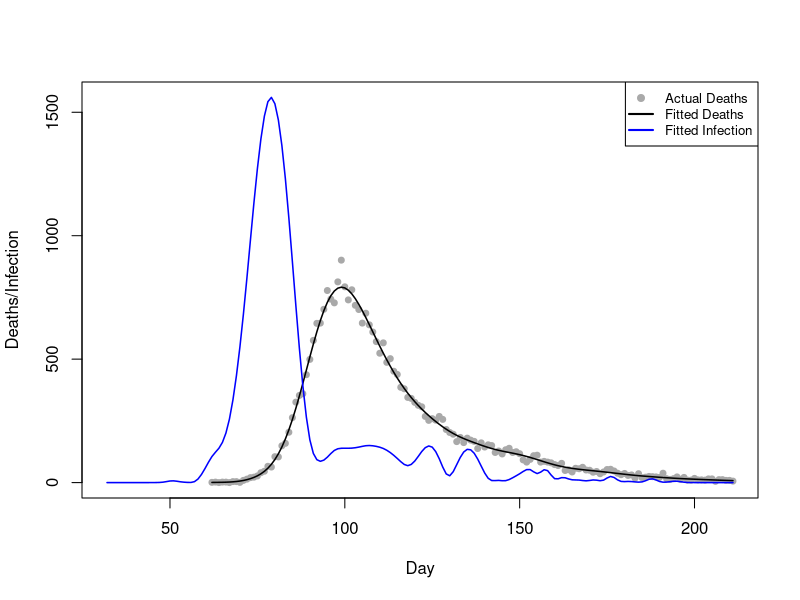
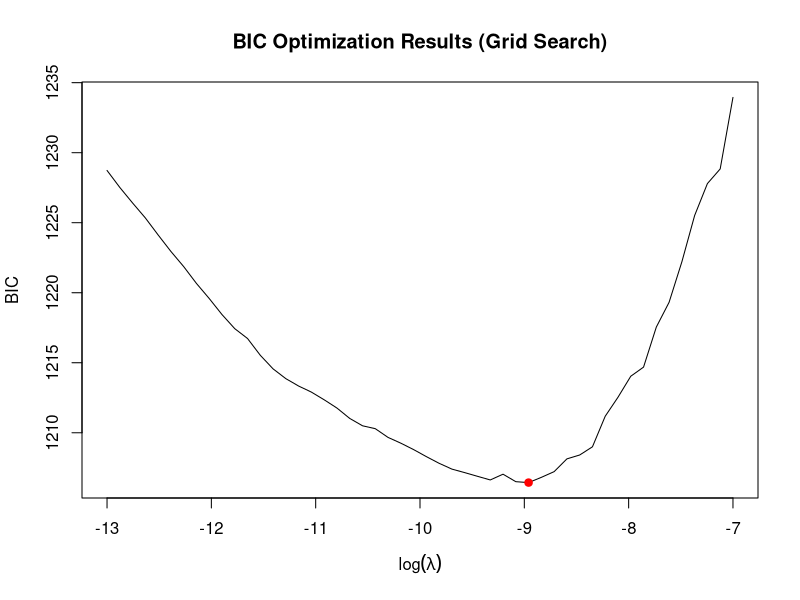
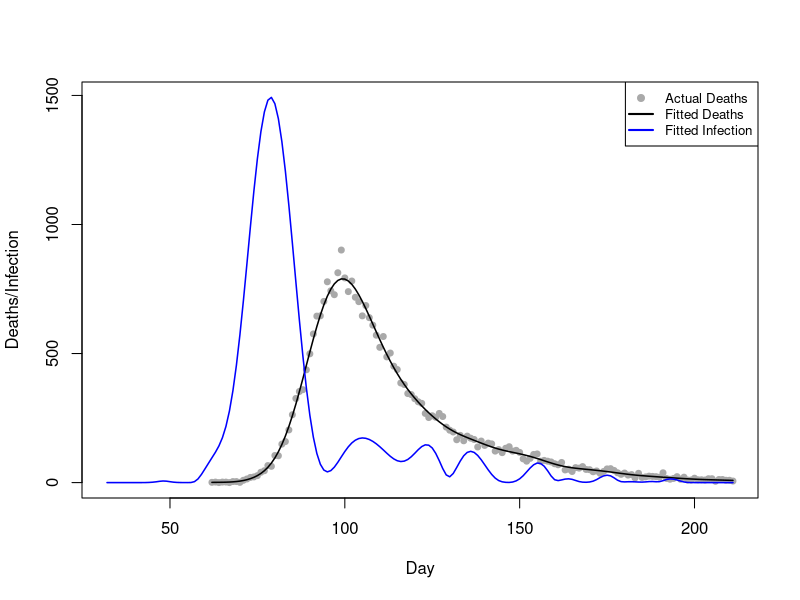
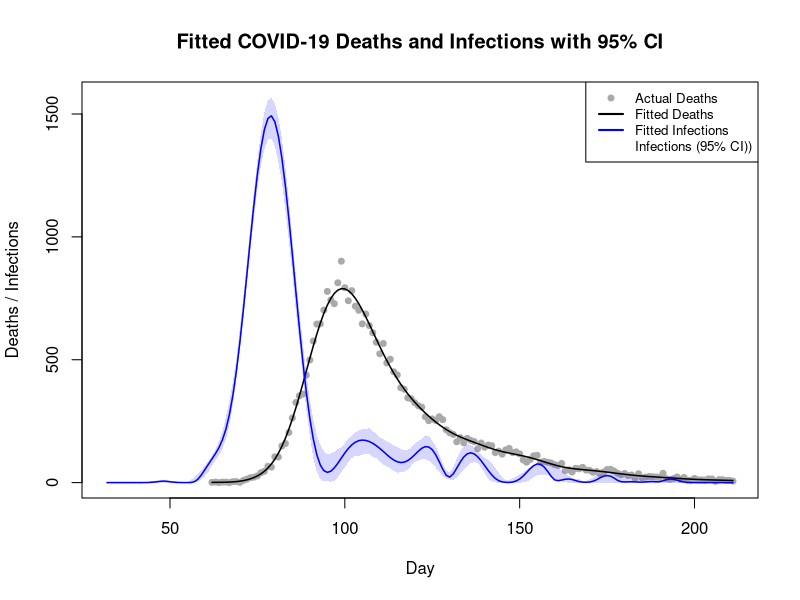

Source code (R) for these figures, in order:
# Team Members: 
# 1. Shivasharini Govindasamy (Sharuuu27) - S2766392
# 2. Yu-Hsuan Hung (YuHsuan07) - S2793274
# 3. Yasuhiro Hara (hiroh-git) - S2826059

# Team Contributions:
# Shivasharini -  
# Yu-Hsuan -  
# Yasuhiro- 

# Github repo link:
#

## OVERVIEW: 


## CODE STRUCTURE:
# 1. 
# 2. 
# 3. 
# 4. 
# 5. 
# 6. 

library(splines)
#setwd("file")
data <- read.table("engcov.txt", header=TRUE)
data$date <- as.Date(data$date, format="%d/%m/%y")


## Question1

matrixes <- function(data, k=80){
# define a function to compute X_tilde, X and S 
  n <- nrow(data) # number of observation days, n
  t1 <- data$julian[1] - 30  # earliest infection day, setting as t1-30
  tn <- data$julian[n]       # latest infection day
  t_coverage <- t1:tn        # the scope of infection days
  # k-2 knots cover the scope of infection days
  unit <- (tn-t1)/(k-2-1) 
  knot <- seq(t1-unit*3, tn+unit*3, length.out=(k+4))
  # adding 6 points beyond the original k+2 knots, ensuring a total of k+4 knots
  x_tilde <- splineDesign(knots=knot, x=t_coverage, ord=4, outer.ok=TRUE)
  # design matrix, X_tilde, for the B-splines defined by knots at the values 
  # in the scope of infection days
  s <- crossprod(diff(diag(k), diff=2)) 
  # smoothing penalty matrix S
  x <- matrix(0, nrow=n, ncol=k)
  # initialise the death model matrix X
  d <- 1:80 # the range of days from infection to death.
  edur <- 3.151 # mean parameter for the log-normal distribution.
  sdur <- 0.469 # standard deviation parameter for the log-normal distribution
  pd <- dlnorm(d, edur, sdur) # probability density
  pd <- pd / sum(pd) # normalize probabilities pd
  for (i in 1:n) {
    j_max <- min(29+i, 80) 
    # determine the maximum interval j_max for the convolution limit.
    for (j in 1:j_max) {
      y <- 30+i-j 
      x[i,] <- x[i,] + x_tilde[y,]*pd[j]
      # X_{i,k}=\sum_{j=1}^{min(29+i,80)}\tilde{X}_{(30+i-j),k}\times \pi_{j}
    }
  }
  list(X_tilde=x_tilde, X=x, S=s) # return the three computed matrices
}

# extract x_tilde, x, and s 
k <- 80
m <- matrixes(data, k=k)
x_tilde <- m$X_tilde
x <- m$X
s <- m$S
y <- data$deaths


## Question2

pnll <- function(gamma,x,y,s,lambda){
# define the penalised negative log likelihood (pnll) function
  beta <- exp(gamma) # beta = exp(gamma), ensuring positive f
  mu <- x %*% beta   # mu = X %*% beta
  ll <- y*log(mu) - mu - lgamma(y+1) # log-likelihood
  p <- lambda*(t(beta) %*% s %*% beta)/2 # penalty
  -sum(ll) + p # return pnll= -sum(ll) + p
}

gpnll <- function(gamma,x,y,s,lambda){
# Define the gradient of pnll
  beta <- exp(gamma) # beta = exp(gamma), ensuring positive f
  mu <- as.vector(x %*% beta) # mu = X %*% beta
  z <- y/mu-1 # z = y/mu - 1
  dll <- as.vector(t(x) %*% z) * beta # d(sum l_i)/d(gamma)
  dp <- lambda * beta * as.vector(s %*% beta)# d(p)/d(gamma)
  -dll+dp # return total gradient:-[d(sum l_i)/d(gamma)]+[d(p)/d(gamma)]
}

#check 
fd <- gamma0 <- rep(log(1e-3),k) # set gamma0 for testing
lambda0 <- 5e-5 # set test lambda value.
pnll0 <- pnll(gamma0, lambda0, x=x, y=y, s=s) # pnll at gamma0 and lambda0
eps <- 1e-7 # finite difference interval 
for (i in seq_along(gamma0)) { # loop over gamma0
  gamma1 <- gamma0
  gamma1[i] <- gamma1[i] + eps  # increase gamma1[i] by eps         
  pnll1 <- pnll(gamma1, lambda0, x=x, y=y, s=s) # compute resulting pnll
  fd[i] <- (pnll1 - pnll0) / eps   # approximate -dl/dgamma[i]      
}
head(fd);head(gpnll(gamma0, lambda0, x=x, y=y, s=s)) 
# the result indicating that gpnll is coded correctly


## Question3
fit <- optim(par=gamma0, fn=pnll, gr=gpnll,
             lambda=5e-5, x=x, y=y, s=s,
             method="BFGS") #, hessian=TRUE
# Use optim function with BFGS method to optimise
gamma_h <- fit$par       # Get the fitted optimal parameters gamma_h
beta_h <- exp(gamma_h)   # Calculate the fitted B-spline coefficients beta_h
mu_h <- x %*% beta_h     # Calculate the fitted expected deaths mu_h
f_h<- x_tilde %*% beta_h # Calculate the fitted new infection curve f_h

# Set parameters
n <- nrow(data)
t1 <- data$julian[1] - 30
tn <- data$julian[n]
t_coverage <- t1:tn

# Plot actual deaths data (gray dots)
plot(data$julian, y, 
     type="p", 
     pch=19, 
     col="darkgray", 
     cex=.8,
     xlab="Day", 
     ylab="Deaths/Infection", 
     xlim=c(t1,tn), 
     ylim=range(c(f_h, data$deaths)))
# Plot fitted deaths data (black line)
lines(data$julian, mu_h, col="black", lwd=1.5)
# Plot fitted infection data (blue line)
lines(t_coverage, f_h, type="l", col="blue", lwd=1.5)
# Plot legend
legend("topright", 
       legend=c("Actual Deaths", "Fitted Deaths", "Fitted Infection"), 
       col=c("darkgray", "black", "blue"),
       pch=c(19, NA, NA), lty=c(NA, 1, 1), lwd=2, cex=.8)


## Question4

# Defining the grid
lsp <- seq(-13, -7, length=50)
lambdas <- exp(lsp)
#n <- nrow(data) # number of observation
#k <- ncol(x) # number of parameters: 80

BIC <- EDF <- rep(0, length(lsp))

# Initial parameter（from Step 3）
gamma_start <- gamma_h

# Grid search
for (i in 1:length(lambdas)) {
  lambda_i <- lambdas[i]
  
  ## 1. Fit model
  fit <- optim(par=gamma_start, fn=pnll, gr=gpnll,
               lambda=lambda_i, x=x, y=y, s=s,
               method="BFGS") #, hessian=TRUE
  
  gamma_h <- fit$par
  beta_h <- exp(gamma_h)
  mu_h <- as.vector(x %*% beta_h) # fitted expected deaths mu_h (μ̂_i)
  
  ## 2. Calculate EDF
  W <- diag(y/(mu_h^2))
  
  # H_0 = X^T W X + 0*S = X^T W X
  XWX <- t(x) %*% W %*% x
  
  # H_lambda = X^T W X + lambda S
  H_lambda <- XWX + lambda_i*s
  
  # (H_lambda)^(-1) %*% H_0
  H_inv_H0 <- solve(H_lambda, XWX)
  
  # trace(A) = sum(diag(A))
  EDF[i] <- sum(diag(H_inv_H0))
  
  ## 3. Calculate l(beta_h)
  # P = lambda * beta_h^T S * beta_h / 2
  P <- lambda_i*(t(beta_h) %*% s %*% beta_h)/2
  # ll = -nll = -pnll + P
  ll <- -fit$value + P
  
  ## 4. BIC = -2l(beta_h) + log(n)*EDF
  BIC[i] <- -2*ll + log(n)*EDF[i]
}

## 5. Find optimal λ
i_opt <- which.min(BIC)      # index where BIC is minimum
lambda_opt <- lambdas[i_opt] # optimal lambda!
lsp_opt <- lsp[i_opt]        # optimal log(lambda)
EDF_opt <- EDF[i_opt]        # EDF at minimum BIC
BIC_min <- BIC[i_opt]        # minimum BIC

# Visualise the results
plot(lsp, BIC, type="l", 
     xlab=expression(log(lambda)), 
     ylab="BIC", 
     main="BIC Optimization Results (Grid Search)")
points(lsp_opt, BIC_min, col="red", pch=19)

# Print the results
cat("--- Optimal Lambda Selection ---\n")
cat("Optimal log(lambda):", lsp_opt, "\n")
cat("Optimal lambda:", lambda_opt, "\n")
cat("Minimum BIC:", BIC_min, "\n")
cat("EDF at minimum BIC:", EDF_opt)

# Fit model with optimal lambda
fit_opt <- optim(par=gamma_start, fn=pnll, gr=gpnll,
                 lambda=lambda_opt, x=x, y=y, s=s,
                 method="BFGS") #, hessian=TRUE
# Use optim function with BFGS method to optimise
gamma_h_opt <- fit_opt$par       # Get the fitted optimal parameters gamma_h
beta_h_opt <- exp(gamma_h_opt)   # Calculate the fitted B-spline coefficients beta_h
mu_h_opt <- x %*% beta_h_opt     # Calculate the fitted expected deaths mu_h
f_h_opt <- x_tilde %*% beta_h_opt # Calculate the fitted new infection curve f_h

# Plot with optimal parameters
# Plot actual deaths data (gray dots)
plot(data$julian, y, 
     type="p", 
     pch=19, 
     col="darkgray", 
     cex=.8,
     xlab="Day", 
     ylab="Deaths/Infection", 
     xlim=c(t1,tn), 
     ylim=range(c(f_h_opt, data$deaths)))
# Plot fitted deaths data (black line)
lines(data$julian, mu_h_opt, 
      col="black", 
      lwd=1.5)
# Plot fitted infection data (blue line)
lines(t_coverage, f_h_opt, 
      type="l", 
      col="blue", 
      lwd=1.5)
# Plot legend
legend("topright", 
       legend=c("Actual Deaths", "Fitted Deaths", "Fitted Infection"), 
       col=c("darkgray", "black", "blue"), 
       pch=c(19, NA, NA), lty=c(NA, 1, 1), lwd=2, cex=.8)


# Question 5
pnll_weight <- function(gamma, x, y, s, lambda, w) {
  # define the penalised negative log likelihood (pnll) function with weights
  beta <- exp(gamma) # ensuring f(t) is positive
  mu <- x %*% beta   
  ll <- y*log(mu) - mu - lgamma(y+1) 
  p <- lambda*(t(beta) %*% s %*% beta)/2 # penalty 
  -sum(w * ll) + p # return weighted pnll
}

gpnll_weight <- function(gamma, x, y, s, lambda, w) {
  # Define the gradient of weighted pnll
  beta <- exp(gamma) 
  mu <- as.vector(x %*% beta)
  z <- y/mu - 1 
  dll <- as.vector(t(x) %*% (w * z)) * beta #(z is multiplied with weights)
  dp <- lambda * beta * as.vector(s %*% beta) 
  -dll + dp # return total weighted gradient
}

n_bootstrap <- 200 # to generate 200 bootstrap replicates

fhat_bootstrap <- matrix(0, nrow = nrow(x_tilde), ncol = n_bootstrap) 
# creating matrix for the bootstrap

for (i in 1:n_bootstrap) {
  # Generate bootstrap weights for replicate = i
   wb <- tabulate(sample(n, replace=TRUE), n)
  
  # Fit the model using the weighted functions
  fit_b_hat <- optim(par=gamma_h_opt,  # Start from the optimal params
                 fn=pnll_weight,       # NEW weighted pnll
                 gr=gpnll_weight,      # NEW weighted gradient
                 lambda=lambda_opt,    # fixed optimal lambda from Q4
                 x=x, y=y, s=s, w=wb,
                 method="BFGS")
  
  gamma_b <- fit_b_hat$par # parameters from this bootstrap fit
  beta_b <- exp(gamma_b)
  
  f_hat_b <- x_tilde %*% beta_b # fitted infection curve for this replicate
  
  fhat_bootstrap[, i] <- f_hat_b # store the result of infection curve
}

# Question 6
fitted_lower <- apply(fhat_bootstrap, 1, quantile, probs = 0.025) 
# lower confidence bound for infection in each day
fitted_upper <- apply(fhat_bootstrap, 1, quantile, probs = 0.975)
# upper confidence bound for infection in each day

ylim_max <- max(c(y, fitted_upper), na.rm = TRUE) 
# ensure the canvas is big enough to fit the entire plot

plot(data$julian, y, 
     type = "p", 
     pch = 19, 
     col = "darkgray", 
     cex = 0.8,
     xlab = "Day", 
     ylab = "Deaths / Infections",
     main = "Fitted COVID-19 Deaths and Infections with 95% CI",
     xlim = c(t1, tn), 
     ylim = c(0, ylim_max))


polygon(c(t_coverage, rev(t_coverage)), 
        c(fitted_upper, rev(fitted_lower )),
        col = rgb(0.2, 0.2, 1, 0.2), # Semi-transparent blue
        border = NA)
# outlines the confidence band width along the t-coverage


lines(data$julian, mu_h_opt, 
      col = "black", 
      lwd = 1.5)
# Plot fitted deaths data (black line)

lines(t_coverage, f_h_opt, 
      col = "blue", 
      lwd = 1.5)
# Plot fitted infection data (blue line)

legend("topright", 
       legend = c("Actual Deaths", "Fitted Deaths", "Fitted Infections",
                  "Infections (95% CI))"),
       col = c("darkgray", "black", "blue"),
       pch = c(19, NA, NA, NA), 
       lwd = c(NA, 2, 2, NA),
       fill = c(NA, NA, NA), 
       border = NA, 
       cex = 0.8) 
